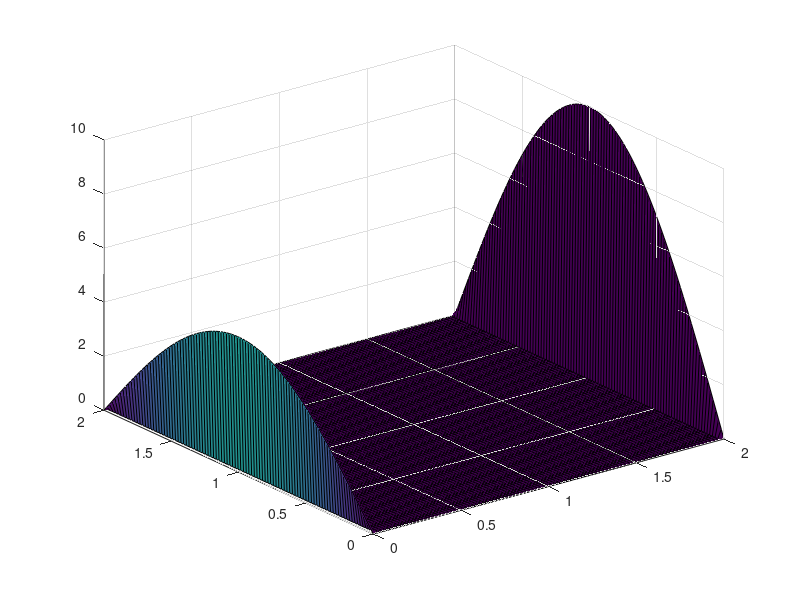

This figure's MATLAB source: (Note: this script raises an error after producing the figure.)
clc;
close all;
clear;

%% Constants

a = 1; %thermal diffusivity

dt = 0.0001;    %step time
sim_time = 0.5;  %simulation time
total_itr = floor(sim_time/dt); %number of iterations

grid_size = 100;
actual_size = 2;
h = actual_size/grid_size; % step in space

if (a*dt/h^2 > 1/4)
    error("     a*dt/h^2 = %d\n" + ...
          "     Which is not less than 1/4\n",a*dt/h^2);
end

%% Initial Value

u = zeros(grid_size);

%% Conditions

top_condition = 10*sin(linspace(0,pi,grid_size));
left_condition = zeros(grid_size,1);
right_condition = zeros(grid_size,1);
bottom_condition = 5*sin(linspace(0,pi,grid_size));

u(:,end) = top_condition;
u(1,:) = left_condition;
u(:,1) = bottom_condition;
u(end,:) = right_condition;

%% Solve loop
[X,Y] = meshgrid(linspace(0,actual_size,grid_size),linspace(0,actual_size,grid_size));
surf(X,Y,u);

for i=1:total_itr
    delta_u = my_laplacian(u, h);
    
    % Only changing the center to keep rand conditions
    u_center = u(2:end-1,2:end-1);
    
    % Explicit Euler 
    u(2:end-1,2:end-1) = (u_center + dt * a * delta_u);
    
    % Plot simulation
    if(mod(i,100)==0)
        surf(X,Y,u);
        title(sprintf("%d / %d",i,total_itr));
        pause(0.1)
    end

end


%% Function definitions
function L = my_laplacian(u, step)
    uCenter = u(2:end-1, 2:end-1);
    uLeft   = u(1:end-2, 2:end-1);
    uRigth  = u(3:end,   2:end-1);
    uTop    = u(2:end-1, 3:end);
    uBottom = u(2:end-1, 1:end-2);
    
    L = (uLeft + uRigth + uTop + uBottom - 4*uCenter)/(step^2);
end
